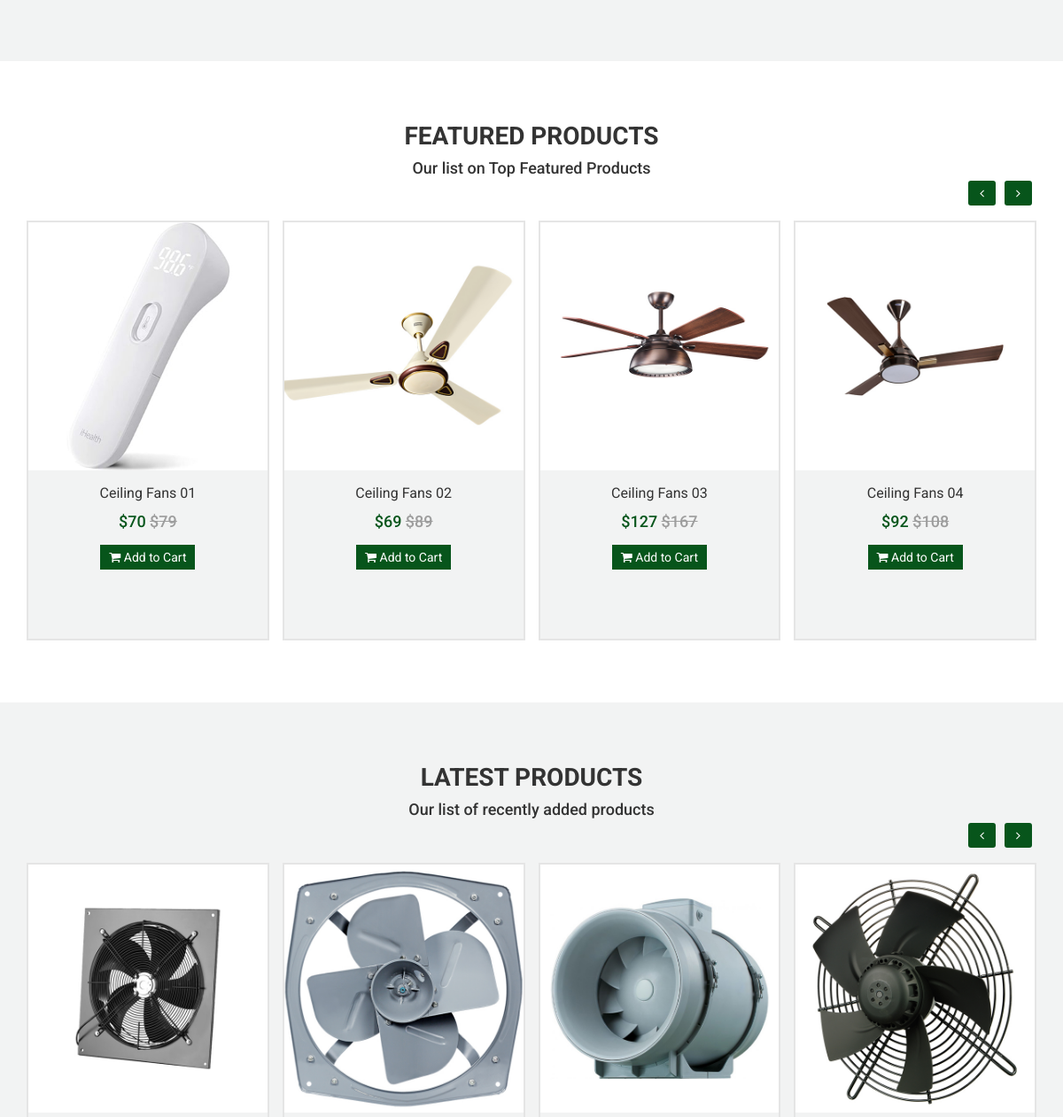
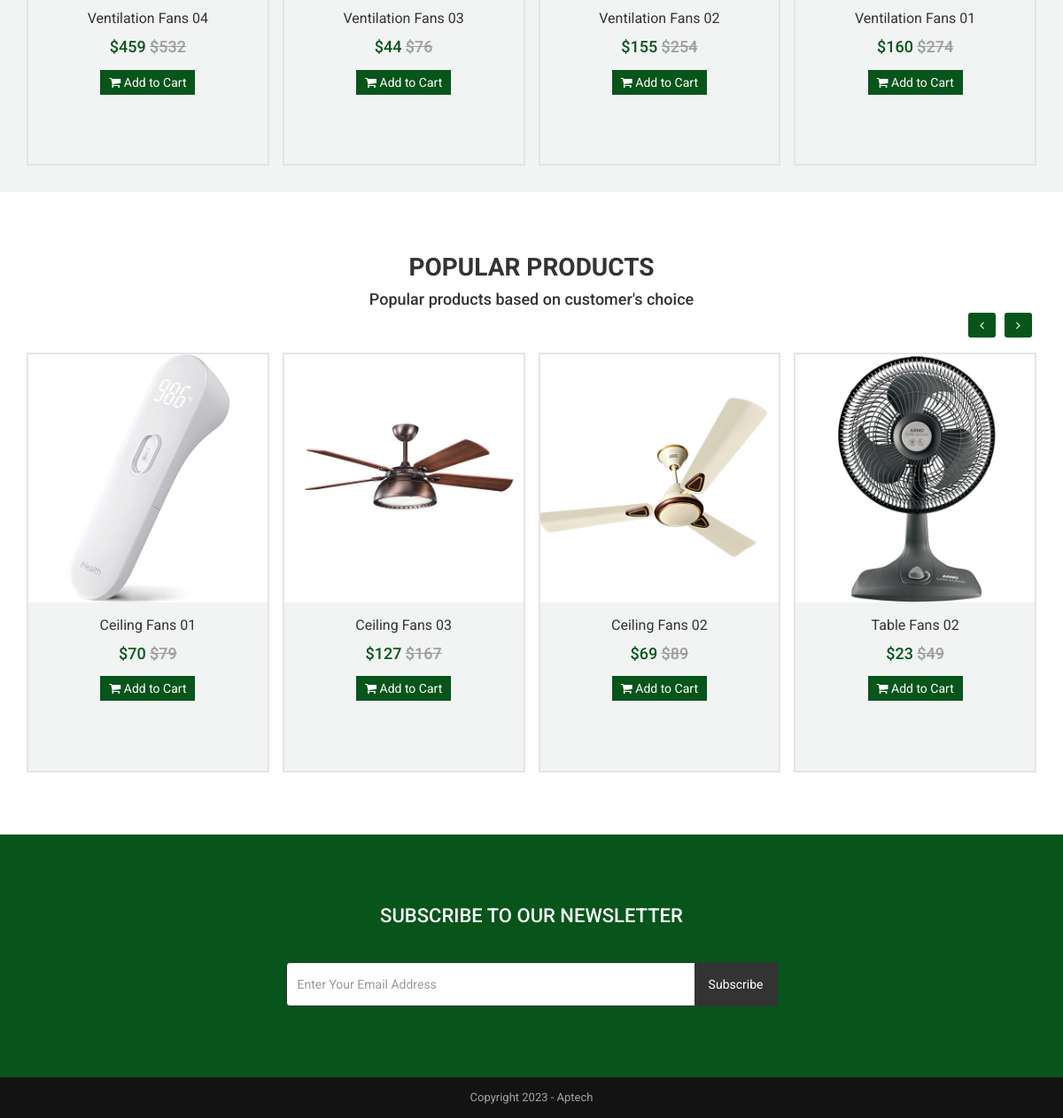
Before: / (signed in, lower part) with the older database file (2 pictures, top to bottom).
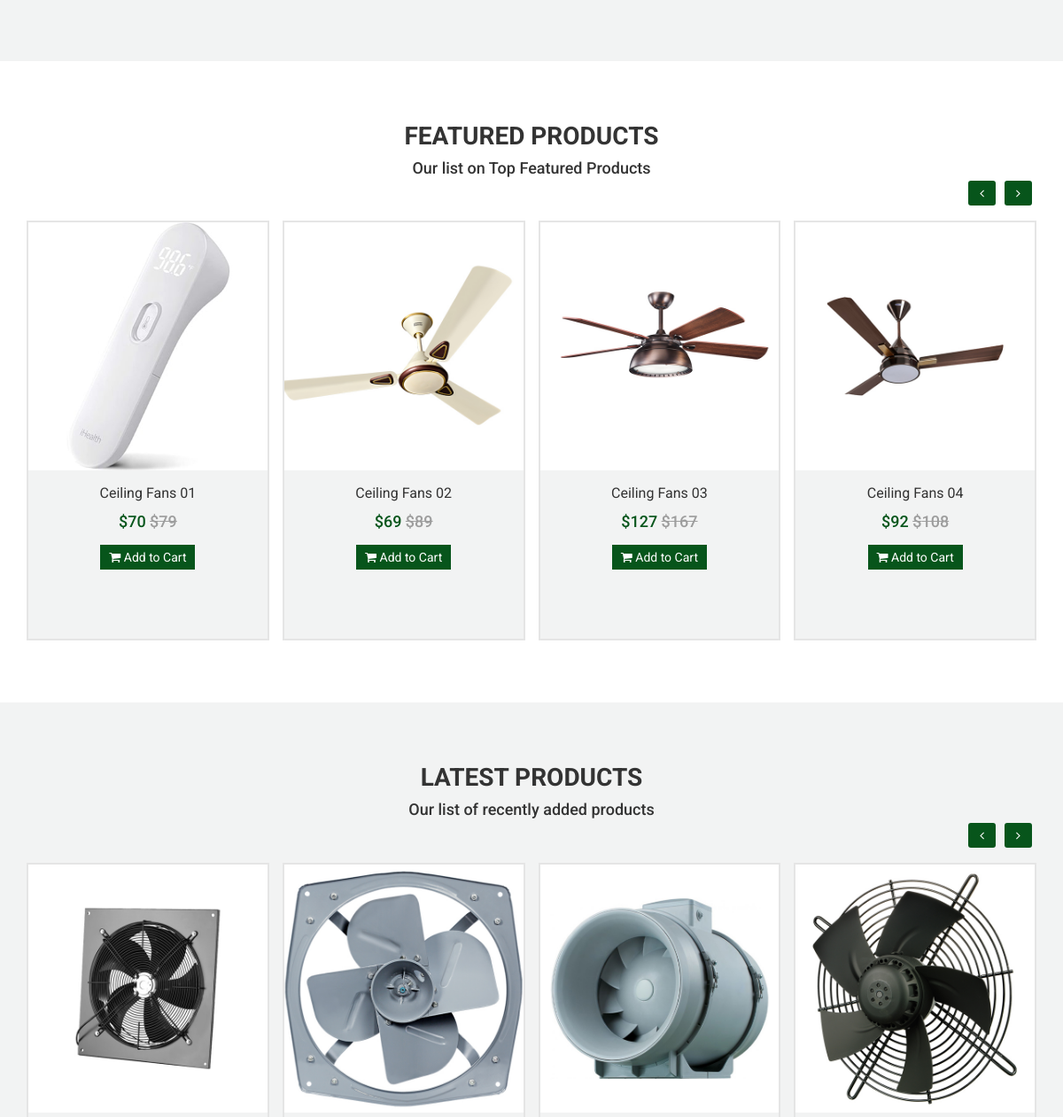
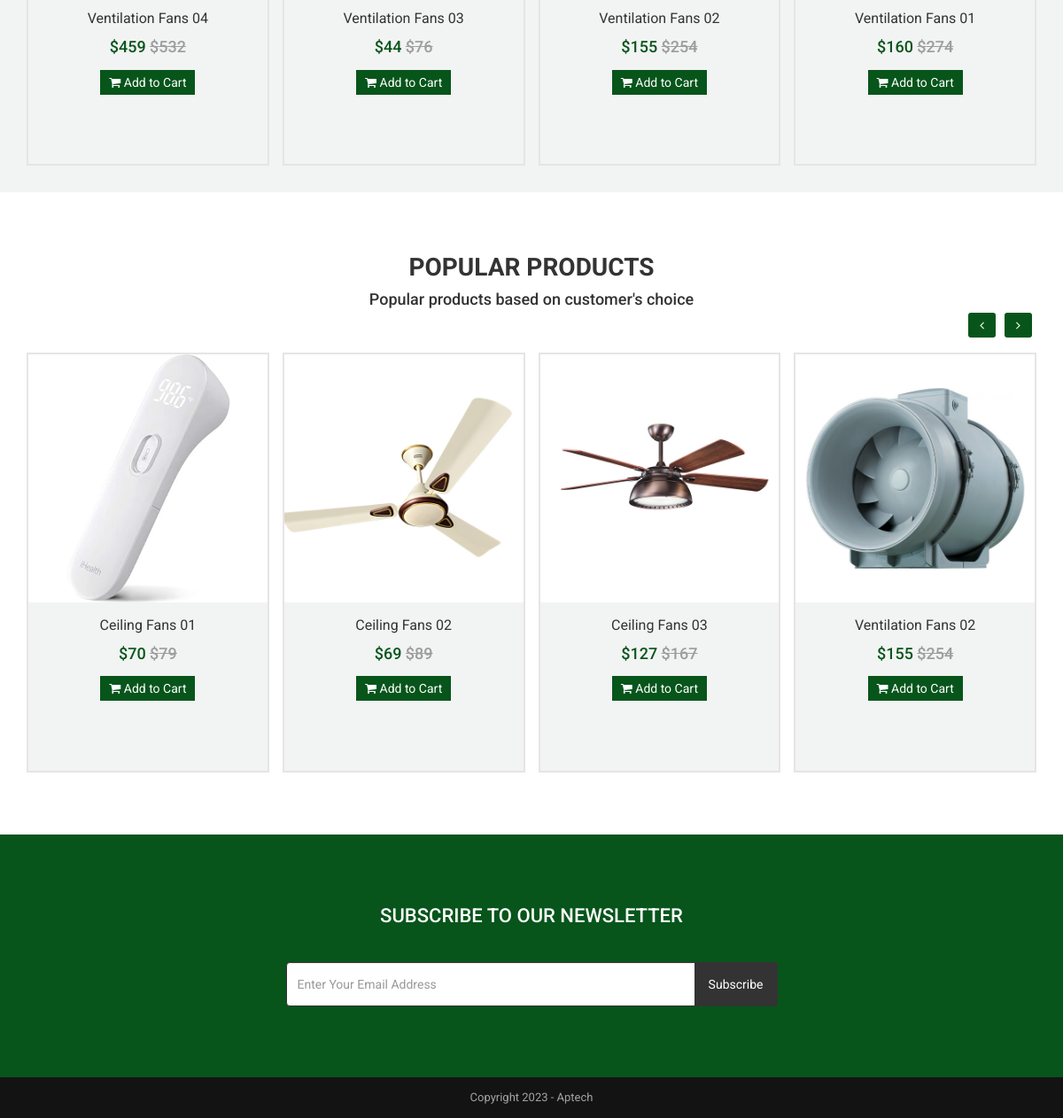
After: the same page with the newer database file (2 pictures, top to bottom).
### tables this page shows
CREATE TABLE `tbl_product` (
  `p_id` int(11) NOT NULL,
  `p_name` varchar(255) NOT NULL,
  `p_old_price` varchar(10) NOT NULL,
  `p_current_price` varchar(10) NOT NULL,
  `p_qty` int(10) NOT NULL,
  `p_featured_photo` varchar(255) NOT NULL,
  `p_description` text NOT NULL,
  `p_short_description` text NOT NULL,
  `p_feature` text NOT NULL,
  `p_condition` text NOT NULL,
  `p_return_policy` text NOT NULL,
  `p_total_view` int(11) NOT NULL,
  `p_is_featured` int(1) NOT NULL,
  `p_is_active` int(1) NOT NULL,
  `ecat_id` int(11) NOT NULL
);

### index.php (the view, shortened to what the changed rows need)
<?php require_once('header.php'); ?>
<?php
$statement = $pdo->prepare("SELECT * FROM tbl_settings WHERE id=1");
$statement->execute();
$result = $statement->fetchAll(PDO::FETCH_ASSOC);
foreach ($result as $row)
{
    $featured_product_title = $row['featured_product_title'];
    $latest_product_title = $row['latest_product_title'];
    $popular_product_title = $row['popular_product_title'];
    $total_featured_product_home = $row['total_featured_product_home'];
    $total_latest_product_home = $row['total_latest_product_home'];
    $total_popular_product_home = $row['total_popular_product_home'];
    $home_featured_product_on_off = $row['home_featured_product_on_off'];
    $home_latest_product_on_off = $row['home_latest_product_on_off'];
    $home_popular_product_on_off = $row['home_popular_product_on_off'];
}
?>
<?php if($home_featured_product_on_off == 1): ?>
<div class="product pt_70 pb_70">
    <div class="container">
        <div class="row">
            <div class="col-md-12">
                <div class="headline">
                    <h2><?php echo $featured_product_title; ?></h2>
                </div>
            </div>
        </div>
        <div class="row">
            <div class="col-md-12">
                <div class="product-carousel">
                    <?php
                    $statement = $pdo->prepare("SELECT * FROM tbl_product WHERE p_is_featured=? AND p_is_active=? LIMIT ".$total_featured_product_home);
                    $statement->execute(array(1,1));
                    $result = $statement->fetchAll(PDO::FETCH_ASSOC);
                    foreach ($result as $row) {
                        ?>
                        <div class="item">
                            <div class="thumb">
                                <div class="photo" style="background-image:url(assets/uploads/<?php echo $row['p_featured_photo']; ?>);"></div>
                            </div>
                            <div class="text">
                                <h3><a href="product.php?id=<?php echo $row['p_id']; ?>"><?php echo $row['p_name']; ?></a></h3>
                                <h4>
                                    $<?php echo $row['p_current_price']; ?>
                                    <?php if($row['p_old_price'] != ''): ?>
                                    <del>
                                        $<?php echo $row['p_old_price']; ?>
                                    </del>
                                    <?php endif; ?>
                                </h4>
                                <?php if($row['p_qty'] == 0): ?>
                                    <div class="out-of-stock">
                                        <div class="inner">
                                            Out Of Stock
                                        </div>
                                    </div>
                                <?php else: ?>
                                    <p><a href="product.php?id=<?php echo $row['p_id']; ?>"><i class="fa fa-shopping-cart"></i> Add to Cart</a></p>
                                <?php endif; ?>
                            </div>
                        </div>
                        <?php
                    }
                    ?>
                </div>
            </div>
        </div>
    </div>
</div>
<?php endif; ?>
<?php if($home_latest_product_on_off == 1): ?>
<div class="product bg-gray pt_70 pb_30">
    <div class="container">
        <div class="row">
            <div class="col-md-12">
                <div class="headline">
                    <h2><?php echo $latest_product_title; ?></h2>
                </div>
            </div>
        </div>
        <div class="row">
            <div class="col-md-12">
                <div class="product-carousel">
                    <?php
                    $statement = $pdo->prepare("SELECT * FROM tbl_product WHERE p_is_active=? ORDER BY p_id DESC LIMIT ".$total_latest_product_home);
                    $statement->execute(array(1));
                    $result = $statement->fetchAll(PDO::FETCH_ASSOC);
                    foreach ($result as $row) {
                        ?>
                        <div class="item">
                            <div class="thumb">
                                <div class="photo" style="background-image:url(assets/uploads/<?php echo $row['p_featured_photo']; ?>);"></div>
                            </div>
                            <div class="text">
                                <h3><a href="product.php?id=<?php echo $row['p_id']; ?>"><?php echo $row['p_name']; ?></a></h3>
                                <h4>
                                    $<?php echo $row['p_current_price']; ?>
                                    <?php if($row['p_old_price'] != ''): ?>
                                    <del>
                                        $<?php echo $row['p_old_price']; ?>
                                    </del>
                                    <?php endif; ?>
                                </h4>
                                <?php if($row['p_qty'] == 0): ?>
                                    <div class="out-of-stock">
                                        <div class="inner">
                                            Out Of Stock
                                        </div>
                                    </div>
                                <?php else: ?>
                                    <p><a href="product.php?id=<?php echo $row['p_id']; ?>"><i class="fa fa-shopping-cart"></i> Add to Cart</a></p>
                                <?php endif; ?>
                            </div>
                        </div>
                        <?php
                    }
                    ?>
                </div>
            </div>
        </div>
    </div>
</div>
<?php endif; ?>
<?php if($home_popular_product_on_off == 1): ?>
<div class="product pt_70 pb_70">
    <div class="container">
        <div class="row">
            <div class="col-md-12">
                <div class="headline">
                    <h2><?php echo $popular_product_title; ?></h2>
                </div>
            </div>
        </div>
        <div class="row">
            <div class="col-md-12">
                <div class="product-carousel">
                    <?php
                    $statement = $pdo->prepare("SELECT * FROM tbl_product WHERE p_is_active=? ORDER BY p_total_view DESC LIMIT ".$total_popular_product_home);
                    $statement->execute(array(1));
                    $result = $statement->fetchAll(PDO::FETCH_ASSOC);
                    foreach ($result as $row) {
                        ?>
                        <div class="item">
                            <div class="thumb">
                                <div class="photo" style="background-image:url(assets/uploads/<?php echo $row['p_featured_photo']; ?>);"></div>
                            </div>
                            <div class="text">
                                <h3><a href="product.php?id=<?php echo $row['p_id']; ?>"><?php echo $row['p_name']; ?></a></h3>
                                <h4>
                                    $<?php echo $row['p_current_price']; ?>
                                    <?php if($row['p_old_price'] != ''): ?>
                                    <del>
                                        $<?php echo $row['p_old_price']; ?>
                                    </del>
                                    <?php endif; ?>
                                </h4>
                                <?php if($row['p_qty'] == 0): ?>
                                    <div class="out-of-stock">
                                        <div class="inner">
                                            Out Of Stock
                                        </div>
                                    </div>
                                <?php else: ?>
                                    <p><a href="product.php?id=<?php echo $row['p_id']; ?>"><i class="fa fa-shopping-cart"></i> Add to Cart</a></p>
                                <?php endif; ?>
                            </div>
                        </div>
                        <?php
                    }
                    ?>
                </div>
            </div>
        </div>
    </div>
</div>
<?php endif; ?>
<?php require_once('footer.php'); ?>

Changed rows visible on the page:
no longer on this page (row unchanged): tbl_product: p_featured_photo (picture), p_name "Table Fans 02", p_current_price "23", p_old_price "49", shown under "Popular products based on customer's choice"
changed tbl_product "Ceiling Fans 02": moves up the list
now on one of the page's lists (row edited): tbl_product: p_name "Ventilation Fans 02", p_current_price "155", p_old_price "254"
